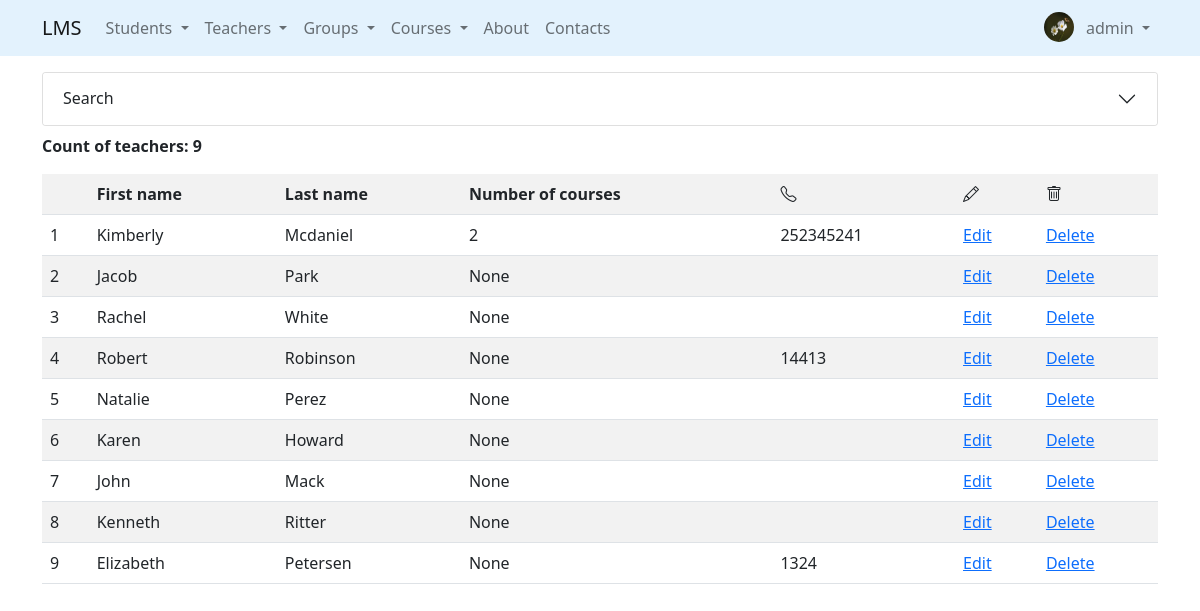
/teachers/ (signed in), run on the app's committed database.
### accounts/models.py (models this page shows, shortened)
class Profile(models.Model):
    user = models.OneToOneField(to=User, on_delete=models.CASCADE, related_name='profile')
    birthday = models.DateField(null=True, blank=True)
    city = models.CharField(max_length=50, null=True, blank=True)
    avatar = models.ImageField(null=True, blank=True, default='default.png', upload_to='avatars/')

### teachers/models.py (models this page shows, shortened)
class Teacher(Person):
    num_of_courses = models.IntegerField(
        null=True
    )
    employment_date = models.DateField(default=datetime.date.today)
    phone_number = models.CharField(
        max_length=20,
        default='',
    )
    salary = models.PositiveIntegerField(default=1500)
    group = models.ForeignKey(
        Group,
        on_delete=models.SET_NULL,
        null=True,
        related_name='teachers'
    )

### teachers/views.py (the view)
# urls.py: path('', TeachersListView.as_view(), name='list'),
class TeachersListView(ListView):
    model = Teacher
    template_name = 'teachers/list.html'
    def get_queryset(self):
        filter_teachers = TeachersFilter(
            data=self.request.GET,
            queryset=self.model.objects.all()
        )
        return filter_teachers

### core/context_processors.py (called while the page is built)
def get_params(request):
    params = request.GET
    if 'page' in params:
        params = copy(params)
        del params['page']
    return {'get_params': f'&{params.urlencode()}' if params else ''}

### groups/models.py (called while the page is built)
    def __str__(self):
        return self.group_name

### teachers/templates/teachers/list.html (shortened to what this page needs)
{% extends 'base.html' %}
{% load crispy_forms_tags %}
{% block content %}
    <div class="accordion" id="accordionExample">
        <div class="accordion-item">
            <h2 class="accordion-header" id="headingOne">
                <button class="accordion-button collapsed" type="button"
                        data-bs-toggle="collapse" data-bs-target="#collapseOne"
                        aria-expanded="true" aria-controls="collapseOne">
            Search
                </button>
            </h2>
        </div>
    </div>
    <p class="mt-2"><strong>Count of teachers: {{ object_list.qs.count }}</strong></p>
    {% with list_object=object_list.qs %}
        {% include 'includes/teachers_list_table.html' %}
    {% endwith %}
{% endblock %}

### templates/includes/navbar.html (shortened to what this page needs)
<nav class="navbar fixed-top navbar-expand-lg navbar-light"
     style="background-color: #e3f2fd;">
    <div class="container">
        <a class="navbar-brand" href="{% url 'index' %}">LMS</a>
        <div class="collapse navbar-collapse" id="navbarSupportedContent">
            <ul class="navbar-nav me-auto mb-2 mb-lg-0">
                {% if user.is_authenticated %}
                <li class="nav-item dropdown">
                    <a class="nav-link dropdown-toggle" href="#" id="navbarDropdown" role="button"
                       data-bs-toggle="dropdown"
                       aria-expanded="false">
                        Students
                    </a>
                </li>
                <li class="nav-item dropdown">
                    <a class="nav-link dropdown-toggle" href="#" id="navbarDropdown" role="button"
                       data-bs-toggle="dropdown"
                       aria-expanded="false">
                        Teachers
                    </a>
                </li>
                <li class="nav-item dropdown">
                    <a class="nav-link dropdown-toggle" href="#" id="navbarDropdown" role="button"
                       data-bs-toggle="dropdown"
                       aria-expanded="false">
                        Groups
                    </a>
                </li>
                <li class="nav-item dropdown">
                    <a class="nav-link dropdown-toggle" href="#" id="navbarDropdown" role="button"
                       data-bs-toggle="dropdown"
                       aria-expanded="false">
                        Courses
                    </a>
                </li>
                <li class="nav-item">
                    <a class="nav-link" href="/about">About</a>
                </li>
                <li class="nav-item">
                    <a class="nav-link" href="/contacts">Contacts</a>
                </li>
                {% endif %}
            </ul>
            <div class="d-flex">
                <ul class="navbar-nav me-auto mb-2 mb-lg-0">
                    {% if user.is_authenticated %}
                    <li class="nav-item">
                          <img class="rounded-circle m-1" src="{{ user.profile.avatar.url }}" width="30" height="30" alt="Avatar">
                    </li>
                    {% endif %}
                    <li class="nav-item dropdown">
                        <a class="nav-link dropdown-toggle" href="#" id="navbarDropdown" role="button"
                           data-bs-toggle="dropdown"
                           aria-expanded="false">
                            {% if user.is_authenticated %}
                            {{ user.username }}
                            {% else %}
                            Account
                            {% endif %}
                        </a>
                    </li>
                </ul>
            </div>
        </div>
    </div>
</nav>

### templates/includes/teachers_list_table.html
<table class="table table-striped table-hover">
    <tr>
        <th></th>
        <th>First name</th>
        <th>Last name</th>
        <th>Number of courses</th>
        <th><i class="bi bi-telephone"></i></th>
        {% if user.is_authenticated %}
            <th><i class="bi bi-pencil"></i></th>
            <th><i class="bi bi-trash"></i></th>
        {% endif %}
    </tr>
    {% for teacher in list_object %}
        <tr>
            <td>{{ forloop.counter }}</td>
            <td>{{ teacher.first_name }}</td>
            <td>{{ teacher.last_name }}</td>
            <td>{{ teacher.num_of_courses }}</td>
            <td>{{ teacher.phone_number }}</td>
            {% if user.is_authenticated %}
                <td><a href="{% url 'teachers:update' teacher.id %}">Edit</a></td>
                <td><a href="{% url 'teachers:delete' teacher.id %}">Delete</a></td>
            {% endif %}
        </tr>
    {% endfor %}
</table>

### data on the page
Teacher: first_name "Kimberly", last_name "Mcdaniel", num_of_courses "2", phone_number "252345241"
Teacher: first_name "Jacob", last_name "Park", num_of_courses "None"
Teacher: first_name "Rachel", last_name "White", num_of_courses "None"
Teacher: first_name "Robert", last_name "Robinson", num_of_courses "None", phone_number "14413"
Teacher: first_name "Natalie", last_name "Perez", num_of_courses "None"
Teacher: first_name "Karen", last_name "Howard", num_of_courses "None"
Teacher: first_name "John", last_name "Mack", num_of_courses "None"
Teacher: first_name "Kenneth", last_name "Ritter", num_of_courses "None"
Teacher: first_name "Elizabeth", last_name "Petersen", num_of_courses "None", phone_number "1324"

### other printed values
{{ user.username }} "admin"
{{ object_list.qs.count }} "9"
